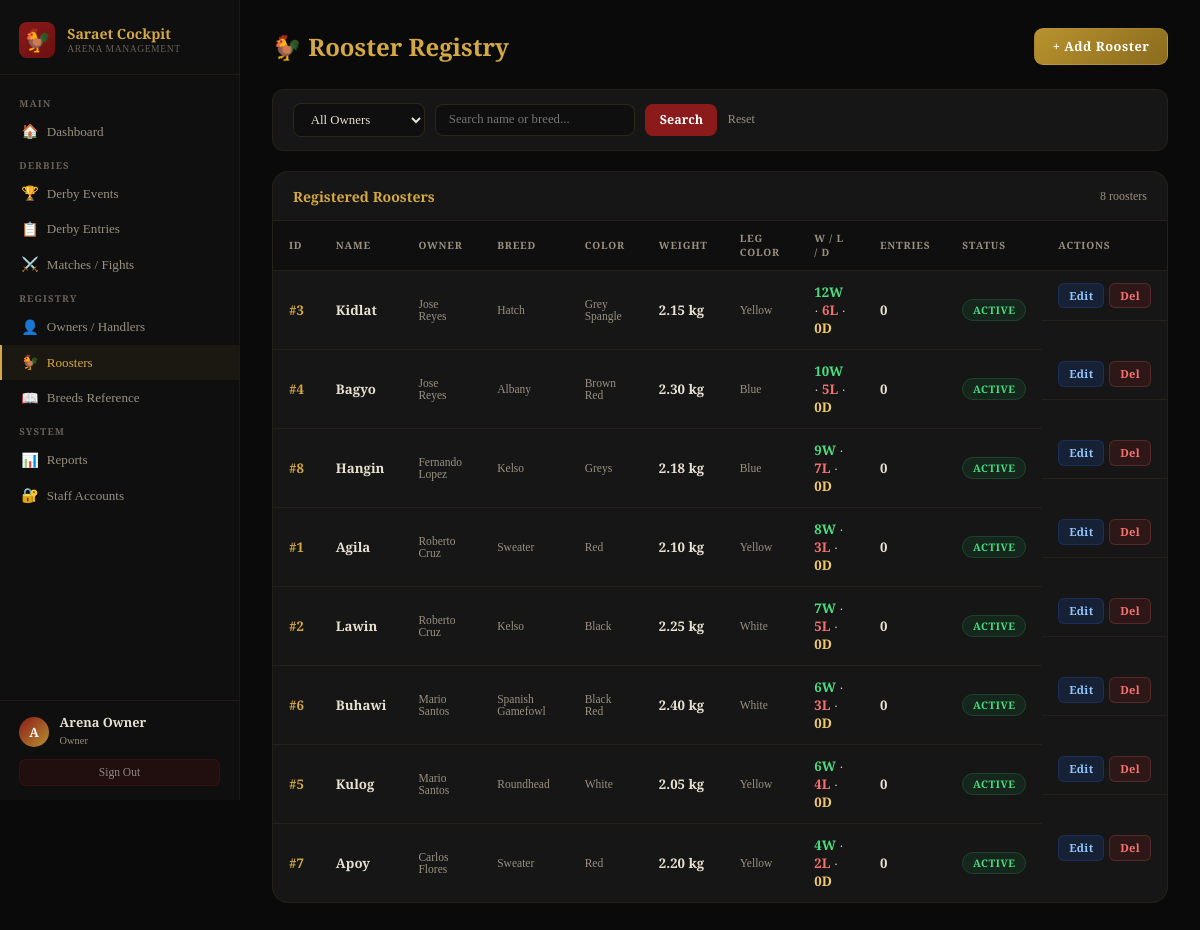
Page /admin/roosters.php (signed in) on the committed database.
### tables this page shows
CREATE TABLE IF NOT EXISTS roosters (
    rooster_id  INT AUTO_INCREMENT PRIMARY KEY,
    owner_id    INT NOT NULL,
    name        VARCHAR(100) NOT NULL,
    breed       VARCHAR(100),
    color       VARCHAR(60),
    weight_kg   DECIMAL(4,2),
    leg_color   VARCHAR(40),
    wins        INT DEFAULT 0,
    losses      INT DEFAULT 0,
    draws       INT DEFAULT 0,
    status      ENUM('active','retired','deceased') DEFAULT 'active',
    notes       TEXT,
    created_at  TIMESTAMP DEFAULT CURRENT_TIMESTAMP,
    FOREIGN KEY (owner_id) REFERENCES owners(owner_id) ON DELETE CASCADE
);

CREATE TABLE IF NOT EXISTS owners (
    owner_id    INT AUTO_INCREMENT PRIMARY KEY,
    full_name   VARCHAR(120) NOT NULL,
    nickname    VARCHAR(60),
    phone       VARCHAR(20),
    address     TEXT,
    team_name   VARCHAR(100),
    wins        INT DEFAULT 0,
    losses      INT DEFAULT 0,
    draws       INT DEFAULT 0,
    is_active   TINYINT(1) DEFAULT 1,
    created_at  TIMESTAMP DEFAULT CURRENT_TIMESTAMP
);

### config/db.php (called while the page is built, shortened)
<?php
function clean($db, $val) {
    return $db->real_escape_string(strip_tags(trim($val)));
}

### admin/roosters.php (the view, shortened to what this page needs)
<?php
require_once '../config/db.php';
$db = getDB();
$fsearch = clean($db,$_GET['q']??'');
$where   = 'WHERE 1=1';
$rows    = $db->query("SELECT r.*,o.full_name owner_name,(SELECT COUNT(*) FROM derby_entries WHERE rooster_id=r.rooster_id) entry_count FROM roosters r JOIN owners o ON r.owner_id=o.owner_id $where ORDER BY r.wins DESC,r.name");
?>
<!DOCTYPE html>
<html lang="en">
<head><meta charset="UTF-8"><meta name="viewport" content="width=device-width,initial-scale=1">
<link rel="stylesheet" href="../assets/admin.css"></head>
<body>
<?php include '../includes/sidebar.php'; ?>
<main class="main">
  <div class="page-hd"><h1>🐓 Rooster Registry</h1><button class="btn-primary btn-gold" onclick="openModal(0)">+ Add Rooster</button></div>
  <form method="GET" class="filter-bar">
    <select name="owner_id" onchange="this.form.submit()">
      <option value="">All Owners</option>
    </select>
    <input type="text" name="q" placeholder="Search name or breed..." value="<?=htmlspecialchars($fsearch)?>" style="min-width:200px">
    <button type="submit">Search</button>
    <a href="roosters.php" style="font-size:.76rem;color:var(--muted);text-decoration:none">Reset</a>
  </form>
  <div class="card">
    <div class="card-hd"><h3>Registered Roosters</h3><span style="font-size:.75rem;color:var(--muted)"><?=$rows->num_rows?> roosters</span></div>
    <div class="tbl-wrap">
      <table>
        <thead><tr><th>ID</th><th>Name</th><th>Owner</th><th>Breed</th><th>Color</th><th>Weight</th><th>Leg Color</th><th>W / L / D</th><th>Entries</th><th>Status</th><th>Actions</th></tr></thead>
        <tbody>
        <?php while($r=$rows->fetch_assoc()): $smap=['active'=>'b-green','retired'=>'b-amber','deceased'=>'b-gray']; ?>
        <tr>
          <td style="font-family:'Cinzel',serif;font-weight:700;color:var(--gold)">#<?=$r['rooster_id']?></td>
          <td><div class="t-name"><?=htmlspecialchars($r['name'])?></div></td>
          <td class="t-sub"><?=htmlspecialchars($r['owner_name'])?></td>
          <td class="t-sub"><?=htmlspecialchars($r['breed']??'—')?></td>
          <td class="t-sub"><?=htmlspecialchars($r['color']??'—')?></td>
          <td style="font-family:'Cinzel',serif;font-weight:700;color:var(--text)"><?=$r['weight_kg']?> kg</td>
          <td class="t-sub"><?=htmlspecialchars($r['leg_color']??'—')?></td>
          <td><span style="color:#4ade80;font-weight:700"><?=$r['wins']?>W</span> · <span style="color:#f87171;font-weight:700"><?=$r['losses']?>L</span> · <span style="color:var(--gold-light);font-weight:700"><?=$r['draws']?>D</span></td>
          <td style="font-family:'Cinzel',serif;font-weight:700;color:var(--text)"><?=$r['entry_count']?></td>
          <td><span class="badge <?=$smap[$r['status']]??'b-gray'?>"><?=ucfirst($r['status'])?></span></td>
          <td style="display:flex;gap:.3rem">
            <button class="btn-xs bx-edit" onclick="openModal(<?=$r['rooster_id']?>,<?=$r['owner_id']?>,'<?=addslashes($r['name'])?>','<?=addslashes($r['breed']??'')?>','<?=addslashes($r['color']??'')?>','<?=$r['weight_kg']?>','<?=addslashes($r['leg_color']??'')?>','<?=$r['status']?>','<?=addslashes($r['notes']??'')?>')">Edit</button>
            <a href="roosters.php?delete=<?=$r['rooster_id']?>" class="btn-xs bx-delete" onclick="return confirm('Delete this rooster?')">Del</a>
          </td>
        </tr>
        <?php endwhile; ?>
        </tbody>
      </table>
    </div>
  </div>
</main>
</body></html>

### assets/admin.css (style rules this page uses)
*,*::before,*::after { box-sizing:border-box;margin:0;padding:0 }
:root { --blood:#8b1a1a;--blood2:#6b0f0f;--blood-light:#c0392b; --gold:#d4a843;--gold2:#b8922e;--gold-light:#f0c96a; --dark:#0a0a0a;--dark2:#0f0f0f;--dark3:#161616;--dark4:#1e1e1e;--dark5:#252525; --text:#e8e0d0;--muted:#9a9080;--muted2:#6a6058; --border:rgba(212,168,67,.15);--border2:rgba(212,168,67,.08); --green:#16a34a;--green-bg:rgba(22,163,74,.12); --amber:#d97706;--amber-bg:rgba(217,119,6,.12); --red:#dc2626;--red-bg:rgba(220,38,38,.12); --blue:#2563eb;--blue-bg:rgba(37,99,235,.12); --sidebar:240px; }
body { font-family:'Crimson Pro',serif;background:var(--dark);color:var(--text);display:flex;min-height:100vh; }
.main { margin-left:var(--sidebar);flex:1;padding:1.75rem 2rem;min-height:100vh;max-width:calc(100vw - var(--sidebar)); }
.page-hd { display:flex;align-items:center;justify-content:space-between;margin-bottom:1.5rem; }
.page-hd h1 { font-family:'Cinzel',serif;font-size:1.5rem;font-weight:700;color:var(--gold); }
.btn-primary { padding:.52rem 1.1rem;background:linear-gradient(135deg,var(--blood),var(--blood2));color:#fff;border:1px solid rgba(212,168,67,.2);border-radius:9px;font-size:.8rem;font-weight:700;font-family:'Cinzel',serif;cursor:pointer;text-decoration:none;display:inline-flex;align-items:center;gap:.4rem;letter-spacing:.04em;transition:all .15s; }
.btn-gold { background:linear-gradient(135deg,var(--gold2),#8a6c1e);color:#fff;border-color:rgba(212,168,67,.3); }
.card { background:var(--dark3);border:1px solid var(--border2);border-radius:16px;overflow:hidden;margin-bottom:1.5rem; }
.card-hd { display:flex;align-items:center;justify-content:space-between;padding:.9rem 1.25rem;border-bottom:1px solid var(--border2); }
.card-hd h3 { font-family:'Cinzel',serif;font-size:.88rem;font-weight:700;color:var(--gold); }
.tbl-wrap { overflow-x:auto; }
table { width:100%;border-collapse:collapse;font-size:.83rem; }
th { padding:.65rem 1rem;text-align:left;font-size:.63rem;font-weight:700;text-transform:uppercase;letter-spacing:.08em;color:var(--muted);background:var(--dark2);font-family:'Cinzel',serif;border-bottom:1px solid var(--border2); }
td { padding:.75rem 1rem;border-bottom:1px solid var(--border2);vertical-align:middle;color:var(--text); }
tr:last-child td { border-bottom:none; }
.t-name { font-weight:600;color:var(--text); }
.t-sub { font-size:.72rem;color:var(--muted); }
.badge { padding:.2rem .6rem;border-radius:20px;font-size:.65rem;font-weight:700;text-transform:uppercase;letter-spacing:.05em;font-family:'Cinzel',serif; }
.b-green { background:var(--green-bg);color:#4ade80;border:1px solid rgba(74,222,128,.15); }
.btn-xs { padding:.26rem .62rem;border-radius:6px;font-size:.7rem;font-weight:700;font-family:'Cinzel',serif;cursor:pointer;border:none;text-decoration:none;display:inline-block;transition:all .15s;letter-spacing:.03em; }
.bx-edit { background:rgba(37,99,235,.15);color:#93c5fd;border:1px solid rgba(37,99,235,.2); }
.bx-delete { background:var(--red-bg);color:#f87171;border:1px solid rgba(248,113,113,.2); }
.filter-bar { background:var(--dark3);border:1px solid var(--border2);border-radius:12px;padding:.85rem 1.25rem;display:flex;gap:.65rem;flex-wrap:wrap;align-items:center;margin-bottom:1.25rem; }
.filter-bar input,.filter-bar select { padding:.48rem .8rem;background:var(--dark2);border:1px solid rgba(212,168,67,.15);border-radius:8px;font-size:.8rem;font-family:inherit;outline:none;color:var(--text); }
.filter-bar button { padding:.48rem .9rem;background:var(--blood);color:#fff;border:none;border-radius:8px;font-size:.78rem;font-weight:700;cursor:pointer;font-family:'Cinzel',serif; }

### rows in the picture
roosters: rooster_id "3", name "Kidlat", owner.full_name "Jose Reyes", breed "Hatch", color "Grey Spangle", weight_kg "2.15", leg_color "Yellow", wins "12", losses "6", draws "0", entry_count "0", status "ACTIVE"
roosters: rooster_id "4", name "Bagyo", owner.full_name "Jose Reyes", breed "Albany", color "Brown Red", weight_kg "2.30", leg_color "Blue", wins "10", losses "5", draws "0", entry_count "0", status "ACTIVE"
roosters: rooster_id "8", name "Hangin", owner.full_name "Fernando Lopez", breed "Kelso", color "Greys", weight_kg "2.18", leg_color "Blue", wins "9", losses "7", draws "0", entry_count "0", status "ACTIVE"
roosters: rooster_id "1", name "Agila", owner.full_name "Roberto Cruz", breed "Sweater", color "Red", weight_kg "2.10", leg_color "Yellow", wins "8", losses "3", draws "0", entry_count "0", status "ACTIVE"
roosters: rooster_id "2", name "Lawin", owner.full_name "Roberto Cruz", breed "Kelso", color "Black", weight_kg "2.25", leg_color "White", wins "7", losses "5", draws "0", entry_count "0", status "ACTIVE"
roosters: rooster_id "6", name "Buhawi", owner.full_name "Mario Santos", breed "Spanish Gamefowl", color "Black Red", weight_kg "2.40", leg_color "White", wins "6", losses "3", draws "0", entry_count "0", status "ACTIVE"
roosters: rooster_id "5", name "Kulog", owner.full_name "Mario Santos", breed "Roundhead", color "White", weight_kg "2.05", leg_color "Yellow", wins "6", losses "4", draws "0", entry_count "0", status "ACTIVE"
roosters: rooster_id "7", name "Apoy", owner.full_name "Carlos Flores", breed "Sweater", color "Red", weight_kg "2.20", leg_color "Yellow", wins "4", losses "2", draws "0", entry_count "0", status "ACTIVE"

### other values in the picture
substr($_SESSION['admin_name'],0,1) "A"
$_SESSION['admin_name'] "Arena Owner"
str_replace('_',' ',$_SESSION['admin_role']) "Owner"
$rows->num_rows "8"
